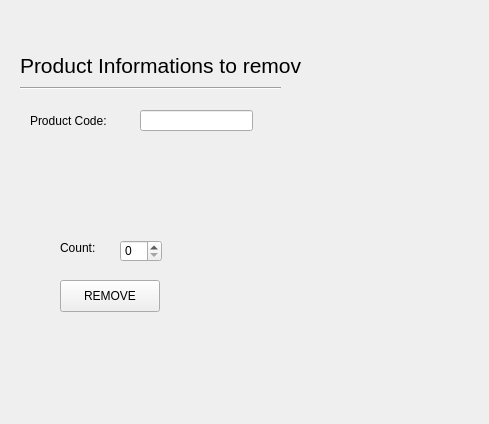
<?xml version="1.0" encoding="UTF-8"?>
<ui version="4.0">
 <class>Form</class>
 <widget class="QWidget" name="Form">
  <property name="geometry">
   <rect>
    <x>0</x>
    <y>0</y>
    <width>489</width>
    <height>424</height>
   </rect>
  </property>
  <property name="windowTitle">
   <string>Form</string>
  </property>
  <widget class="QLabel" name="label_product_name">
   <property name="geometry">
    <rect>
     <x>30</x>
     <y>110</y>
     <width>91</width>
     <height>21</height>
    </rect>
   </property>
   <property name="text">
    <string>Product Code:</string>
   </property>
  </widget>
  <widget class="QLineEdit" name="lineEdit_code">
   <property name="geometry">
    <rect>
     <x>140</x>
     <y>110</y>
     <width>113</width>
     <height>21</height>
    </rect>
   </property>
  </widget>
  <widget class="QLabel" name="label_count">
   <property name="geometry">
    <rect>
     <x>60</x>
     <y>240</y>
     <width>58</width>
     <height>16</height>
    </rect>
   </property>
   <property name="text">
    <string>Count:</string>
   </property>
  </widget>
  <widget class="QSpinBox" name="spinBox_count">
   <property name="geometry">
    <rect>
     <x>120</x>
     <y>240</y>
     <width>42</width>
     <height>22</height>
    </rect>
   </property>
  </widget>
  <widget class="QPushButton" name="pushButton_remove">
   <property name="geometry">
    <rect>
     <x>60</x>
     <y>280</y>
     <width>100</width>
     <height>32</height>
    </rect>
   </property>
   <property name="text">
    <string>REMOVE</string>
   </property>
  </widget>
  <widget class="QLabel" name="label">
   <property name="geometry">
    <rect>
     <x>20</x>
     <y>50</y>
     <width>281</width>
     <height>31</height>
    </rect>
   </property>
   <property name="font">
    <font>
     <pointsize>16</pointsize>
    </font>
   </property>
   <property name="text">
    <string>Product Informations to remove:</string>
   </property>
  </widget>
  <widget class="Line" name="line">
   <property name="geometry">
    <rect>
     <x>20</x>
     <y>80</y>
     <width>261</width>
     <height>16</height>
    </rect>
   </property>
   <property name="orientation">
    <enum>Qt::Horizontal</enum>
   </property>
  </widget>
  <widget class="QLabel" name="label_product_information">
   <property name="geometry">
    <rect>
     <x>30</x>
     <y>150</y>
     <width>421</width>
     <height>81</height>
    </rect>
   </property>
   <property name="font">
    <font>
     <pointsize>10</pointsize>
    </font>
   </property>
   <property name="text">
    <string/>
   </property>
  </widget>
  <widget class="QLabel" name="label_message">
   <property name="geometry">
    <rect>
     <x>30</x>
     <y>330</y>
     <width>301</width>
     <height>31</height>
    </rect>
   </property>
   <property name="text">
    <string/>
   </property>
   <property name="alignment">
    <set>Qt::AlignCenter</set>
   </property>
  </widget>
  <widget class="QLabel" name="label_warning_code">
   <property name="geometry">
    <rect>
     <x>260</x>
     <y>110</y>
     <width>171</width>
     <height>16</height>
    </rect>
   </property>
   <property name="text">
    <string/>
   </property>
  </widget>
  <widget class="QLabel" name="label_invalid_count">
   <property name="geometry">
    <rect>
     <x>180</x>
     <y>250</y>
     <width>201</width>
     <height>16</height>
    </rect>
   </property>
   <property name="text">
    <string/>
   </property>
  </widget>
 </widget>
 <resources/>
 <connections/>
</ui>
